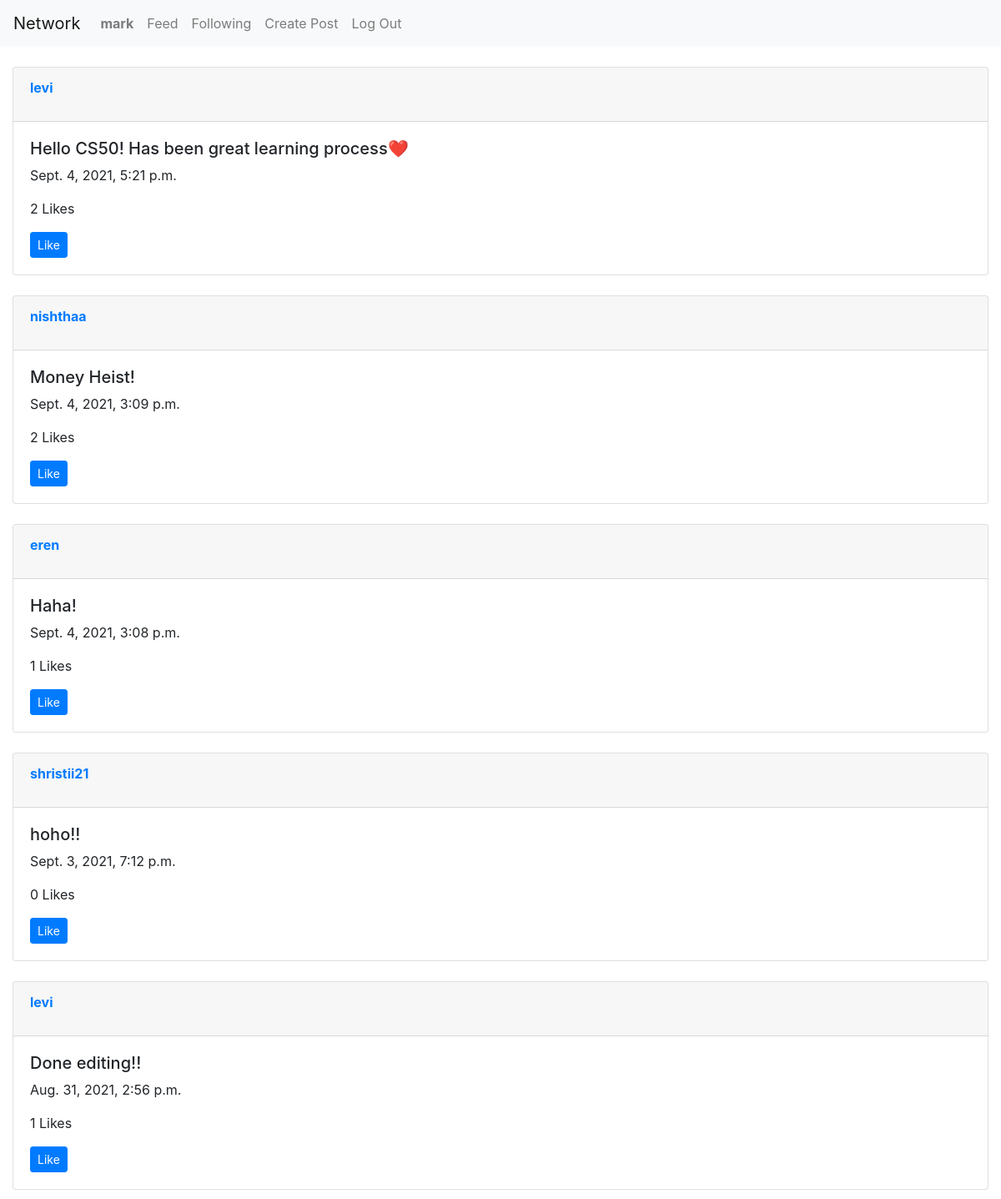
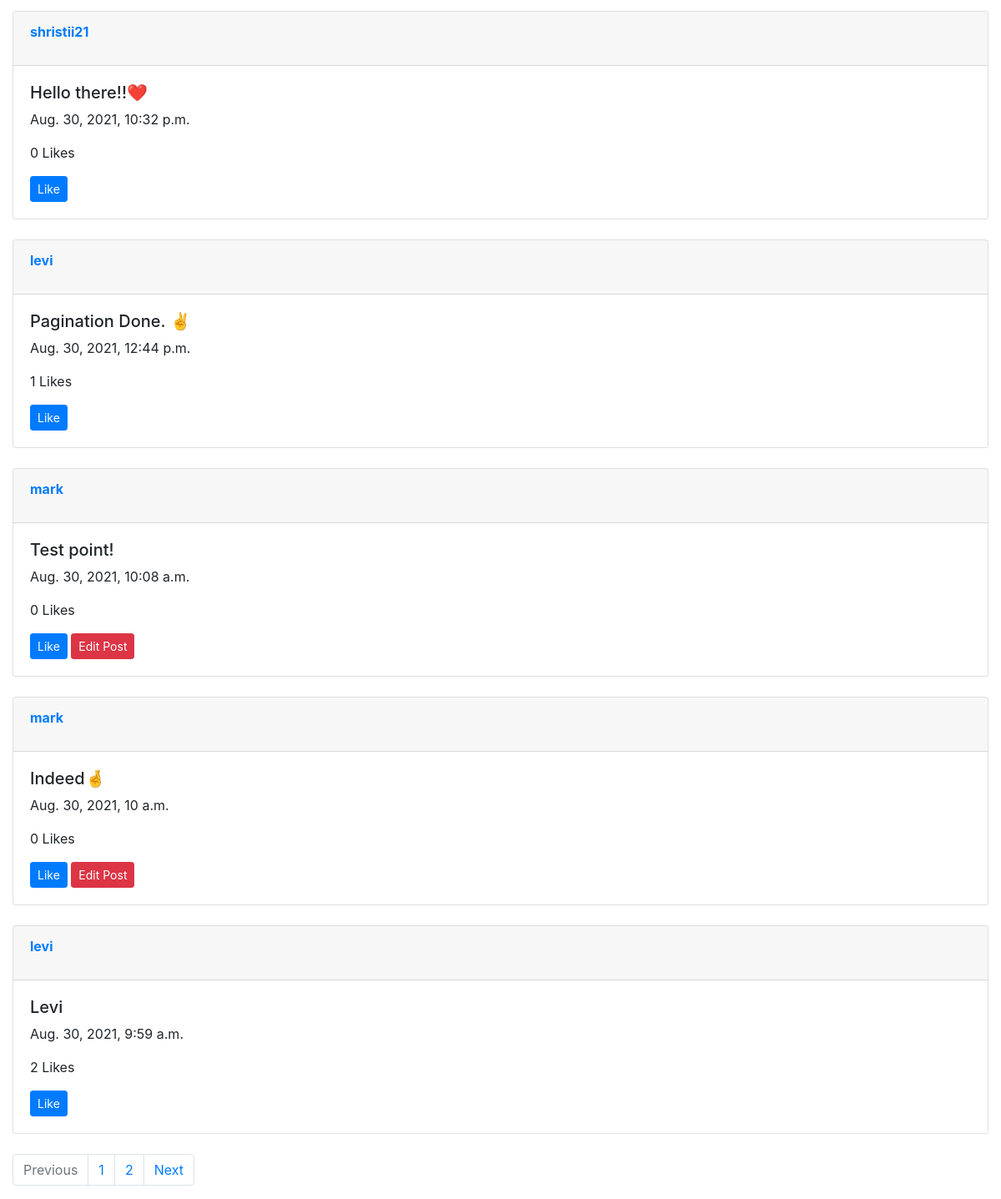
The app's page / (signed in) with its own data (2 pictures, top to bottom).
### network/models.py (models this page shows, shortened)
class User(AbstractUser):
    pass

class Post(models.Model):
    user=models.CharField(max_length=32)
    post_content=models.TextField()
    timestamp=models.DateTimeField(auto_now_add=True)
    like_count=models.IntegerField(default=0)

### network/views.py (the view)
# urls.py: path("", views.index, name="index"),
def index(request):
    posts=Post.objects.all().order_by('-timestamp')
    paginator=Paginator(posts, 10)
    page_number = request.GET.get('page')
    page_obj = paginator.get_page(page_number)
    return render(request, "network/index.html",{
        "posts":page_obj
    })

### network/templates/network/index.html (shortened to what this page needs)
{% extends "network/layout.html" %}
{% load static %}
{% block body %}
<div id="index-view">
    {% for post in posts %}
    <div class="card">
        <div class="card-header">
            <p><strong><a href="{% url 'profile' post.user %}">{{ post.user }}</a></strong></p>
        </div>
        <div class="card-body">
            <h5 id="body{{post.id}}">{{ post.post_content }}</h5>
            <p>{{ post.timestamp }}</p>
            <p id="count{{post.id}}">{{ post.like_count }} Likes </p>
            <button id="like-btn" class="btn btn-primary btn-sm" value="{{ post.id }}">Like</button>
            {% if post.user == request.user.username %}
            <button id="edit-btn" class="btn btn-danger btn-sm" value="{{ post.id }}">Edit Post</button>
            {% endif %}
        </div>
    </div>
    <br>
    {% endfor %}
    <nav aria-label="Page navigation example">
        <ul class="pagination">
        {% if posts.has_previous %}
        <li class="page-item"><a class="page-link" href="?page={{ posts.previous_page_number }}">Previous</a></li>
        {% else %}
        <li class="page-item disabled"><span class="page-link">Previous</span></li>
        {% endif %}
        {% for i in posts.paginator.page_range %}
        <li class="page-item"><a class="page-link" href="?page={{ i }}">{{ i }}</a></li>
        {% endfor %}
        {% if posts.has_next %}
        <li class="page-item"><a class="page-link" href="?page={{ posts.next_page_number }}">Next</a></li>
        {% else %}
        <li class="page-item disabled"><span class="page-link">Next</span></li>
        {% endif %}
        </ul>
    </nav>
</div>
{% endblock %}

### network/templates/network/layout.html (shortened to what this page needs)
{% load static %}
<!DOCTYPE html>
<html lang="en">
    <head>
        <link rel="stylesheet" href="https://stackpath.bootstrapcdn.com/bootstrap/4.4.1/css/bootstrap.min.css">
        <link href="{% static 'network/styles.css' %}" rel="stylesheet">
    </head>
    <body>
        <nav class="navbar navbar-expand-lg navbar-light bg-light">
            <a class="navbar-brand" href="#">Network</a>
            <div>
              <ul class="navbar-nav mr-auto">
                {% if user.is_authenticated %}
                    <li class="nav-item">
                        <a class="nav-link" href="{% url 'profile' user.username %}"><strong>{{ user.username }}</strong></a>
                    </li>
                {% endif %}
                    <li class="nav-item">
                    <a class="nav-link" href="{% url 'index' %}">Feed</a>
                    </li>
                {% if user.is_authenticated %}
                    <li class="nav-item">
                    <a class="nav-link" href="{% url 'connections' user.username %}">Following</a>
                    </li>
                    <li class="nav-item">
                    <a class="nav-link" href="{% url 'create' %}">Create Post</a>
                    </li>
                    <li class="nav-item">
                        <a class="nav-link" href="{% url 'logout' %}">Log Out</a>
                    </li>
                {% endif %}
              </ul>
            </div>
          </nav>
          <br>
        <div class="container-fluid body">
            {% block body %}
            {% endblock %}
        </div>
    </body>
</html>

### records on screen
User: username "mark"
Post: user "levi", post_content "Hello CS50! Has been great learning process❤️", timestamp "Sept. 4, 2021, 5:21 p.m.", like_count "2", {{ post.id }} 30 (drawn)
Post: user "nishthaa", post_content "Money Heist!", timestamp "Sept. 4, 2021, 3:09 p.m.", like_count "2", {{ post.id }} 29 (drawn)
Post: user "eren", post_content "Haha!", timestamp "Sept. 4, 2021, 3:08 p.m.", like_count "1", {{ post.id }} 28 (drawn)
Post: user "shristii21", post_content "hoho!!", timestamp "Sept. 3, 2021, 7:12 p.m.", like_count "0", {{ post.id }} 27 (drawn)
Post: user "levi", post_content "Done editing!!", timestamp "Aug. 31, 2021, 2:56 p.m.", like_count "1", {{ post.id }} 24 (drawn)
Post: user "shristii21", post_content "Hello there!!❤️", timestamp "Aug. 30, 2021, 10:32 p.m.", like_count "0", {{ post.id }} 21 (drawn)
Post: user "levi", post_content "Pagination Done. ✌️", timestamp "Aug. 30, 2021, 12:44 p.m.", like_count "1", {{ post.id }} 15 (drawn)
Post: user "mark", post_content "Test point!", timestamp "Aug. 30, 2021, 10:08 a.m.", like_count "0", {{ post.id }} 14 (drawn)
Post: user "mark", post_content "Indeed🤞", timestamp "Aug. 30, 2021, 10 a.m.", like_count "0", {{ post.id }} 10 (drawn)
Post: user "levi", post_content "Levi", timestamp "Aug. 30, 2021, 9:59 a.m.", like_count "2", {{ post.id }} 8 (drawn)

### other values on screen
{{ i }} "1" "2"
